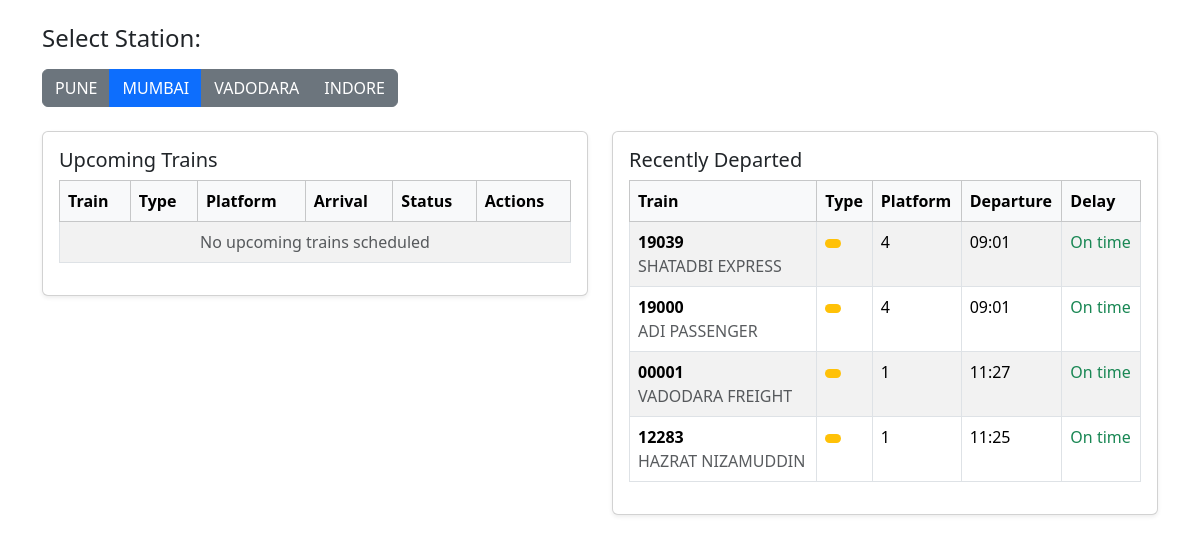
The app's page /station/MMCT/, older data.
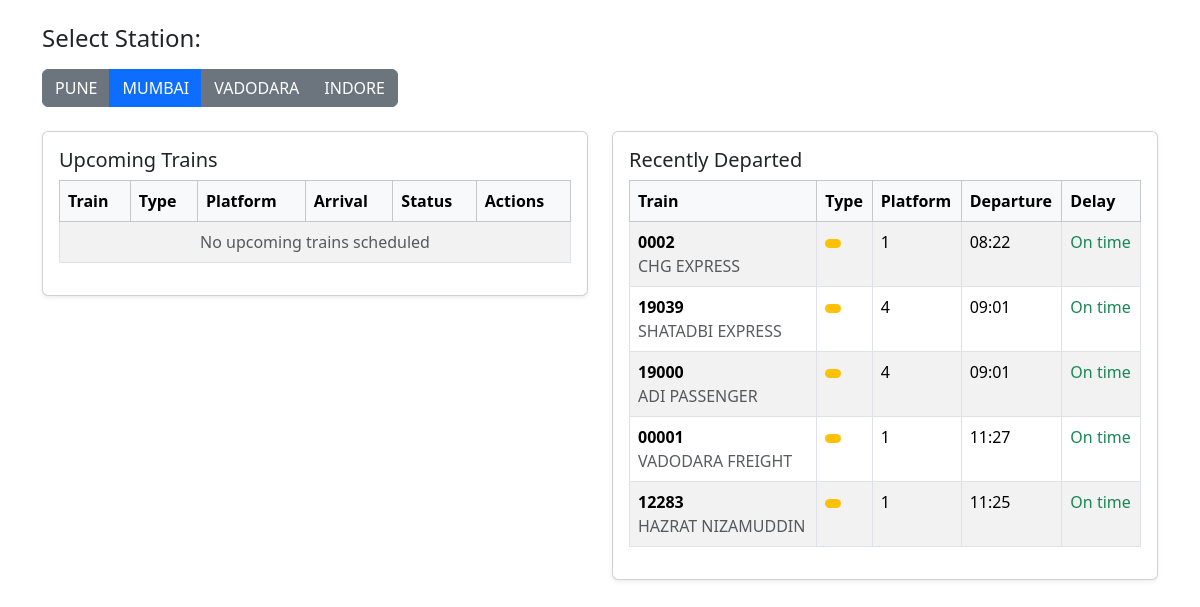
The same page, newer data.
### train_scheduler/models.py (models this page shows, shortened)
class TrainStation(models.Model):
    name = models.CharField(max_length=100,default="")
    code = models.CharField(max_length=10, unique=True)
    platforms = models.IntegerField(default=1)
    def __str__(self):
        return f"{self.name} ({self.code})"

class Train(models.Model):
    TRAIN_TYPES = [
        ('EXPRESS', 'Express Train'),
        ('PASSENGER', 'Passenger Train'),
        ('FREIGHT', 'Freight Train'),
    ]
    PRIORITY_LEVELS = [
        (1, 'Low'),
        (2, 'Medium'),
        (3, 'High'),
    ]
    STATUS_CHOICES = [
        ('SCHEDULED', 'Scheduled'),
        ('ARRIVING', 'Arriving'),
        ('AT_STATION', 'At Station'),
        ('DEPARTED', 'Departed'),
        ('DELAYED', 'Delayed'),
        ('CANCELLED', 'Cancelled'),
    ]
    train_number = models.CharField(max_length=20, unique=True)
    name = models.CharField(max_length=100)
    train_types = models.CharField(max_length=20, choices=TRAIN_TYPES)
    priority = models.IntegerField(choices=PRIORITY_LEVELS, default=2)
    current_station = models.ForeignKey(
        TrainStation,
        on_delete=models.CASCADE,
        related_name='current_trains'
    )
    platform = models.IntegerField()
    scheduled_arrival = models.DateTimeField()
    scheduled_departure = models.DateTimeField()
    actual_arrival = models.DateTimeField(null=True, blank=True)
    actual_departure = models.DateTimeField(null=True, blank=True)
    status = models.CharField(
        max_length=20,
        choices=STATUS_CHOICES,
        default='SCHEDULED'
    )
    delay_minutes = models.IntegerField(default=0)
    class Meta:
        ordering = ['scheduled_arrival']

### train_scheduler/views.py (the view)
# urls.py: path('', views.train_board, name='train_board'),
def train_board(request,station_code=None):
    stations = TrainStation.objects.all()
    print(stations)
    selected_station = None
    upcoming_trains = []
    departed_trains = []
    if station_code:
        selected_station = TrainStation.objects.get(code=station_code)
        queue = PriorityTrainQueue()
        upcoming = Train.objects.filter(
            current_station=selected_station,
            scheduled_departure__gt=timezone.now(),
            status__in=['SCHEDULED', 'ARRIVING', 'AT_STATION']
        )
        for t in upcoming:
            queue.push(t)
        while not queue.is_empty():
            upcoming_trains.append(queue.pop())
        departed_trains = Train.objects.filter(
            current_station=selected_station,
            actual_departure__isnull=False,
            status='DEPARTED'
        ).order_by('-actual_departure')[:10]
    return render(request, 'train_scheduler/train_board.html', {
        'stations': stations,
        'selected_station': selected_station,
        'upcoming_trains': upcoming_trains,
        'departed_trains': departed_trains,
    })

### train_scheduler/models.py (called while the page is built)
    def is_empty(self):
        return len(self.queue) == 0

### train_scheduler/templates/train_scheduler/train_board.html (shortened to what the changed rows need)
{% extends "train_scheduler/base.html" %}
{% block content %}
<div class="container my-4">
    <div class="mb-4">
        <h2 class="h4 mb-3">Select Station:</h2>
        <div class="btn-group">
            {% for station in stations %}
            <a href="{% url 'station_board' station.code %}"
               class="btn {% if selected_station == station %}btn-primary{% else %}btn-secondary{% endif %}">
                {{ station.name }}
            </a>
            {% endfor %}
        </div>
    </div>
    {% if selected_station %}
    <div class="row g-4">
        <div class="col-12 col-lg-6">
            <div class="card shadow-sm">
                <div class="card-body">
                    <h2 class="h5 card-title">Upcoming Trains</h2>
                    <div class="table-responsive">
                        <table class="table table-bordered table-striped">
                            <thead class="table-light">
                                <tr>
                                    <th>Train</th>
                                    <th>Type</th>
                                    <th>Platform</th>
                                    <th>Arrival</th>
                                    <th>Status</th>
                                    <th>Actions</th>
                                </tr>
                            </thead>
                        </table>
                    </div>
                </div>
            </div>
        </div>
        <div class="col-12 col-lg-6">
            <div class="card shadow-sm">
                <div class="card-body">
                    <h2 class="h5 card-title">Recently Departed</h2>
                    <div class="table-responsive">
                        <table class="table table-bordered table-striped">
                            <thead class="table-light">
                                <tr>
                                    <th>Train</th>
                                    <th>Type</th>
                                    <th>Platform</th>
                                    <th>Departure</th>
                                    <th>Delay</th>
                                </tr>
                            </thead>
                            <tbody>
                                {% for train in departed_trains %}
                                <tr>
                                    <td>
                                        <div class="fw-bold">{{ train.train_number }}</div>
                                        <div class="text-muted">{{ train.name }}</div>
                                    </td>
                                    <td>
                                        <span class="badge
                                            {% if train.train_type == 'EXPRESS' %}bg-success
                                            {% elif train.train_type == 'PASSENGER' %}bg-primary
                                            {% else %}bg-warning{% endif %}">
                                        </span>
                                    </td>
                                    <td>{{ train.platform }}</td>
                                    <td>{{ train.actual_departure|date:"H:i" }}</td>
                                    <td>
                                        {% if train.delay_minutes > 0 %}
                                        <span class="text-danger">+{{ train.delay_minutes }}min</span>
                                        {% else %}
                                        <span class="text-success">On time</span>
                                        {% endif %}
                                    </td>
                                </tr>
                                {% empty %}
                                <tr>
                                    <td colspan="5" class="text-center text-muted">
                                        No departed trains
                                    </td>
                                </tr>
                                {% endfor %}
                            </tbody>
                        </table>
                    </div>
                </div>
            </div>
        </div>
    </div>
    {% else %}
    <div class="text-center text-muted py-4">
        Please select a station to view train schedules.
    </div>
    {% endif %}
</div>
{% endblock %}

Row changes from the older to the newer data that the page shows:
added Train: train_number "0002", name "CHG EXPRESS", platform "1", actual_departure "08:22", delay_minutes "On time"
